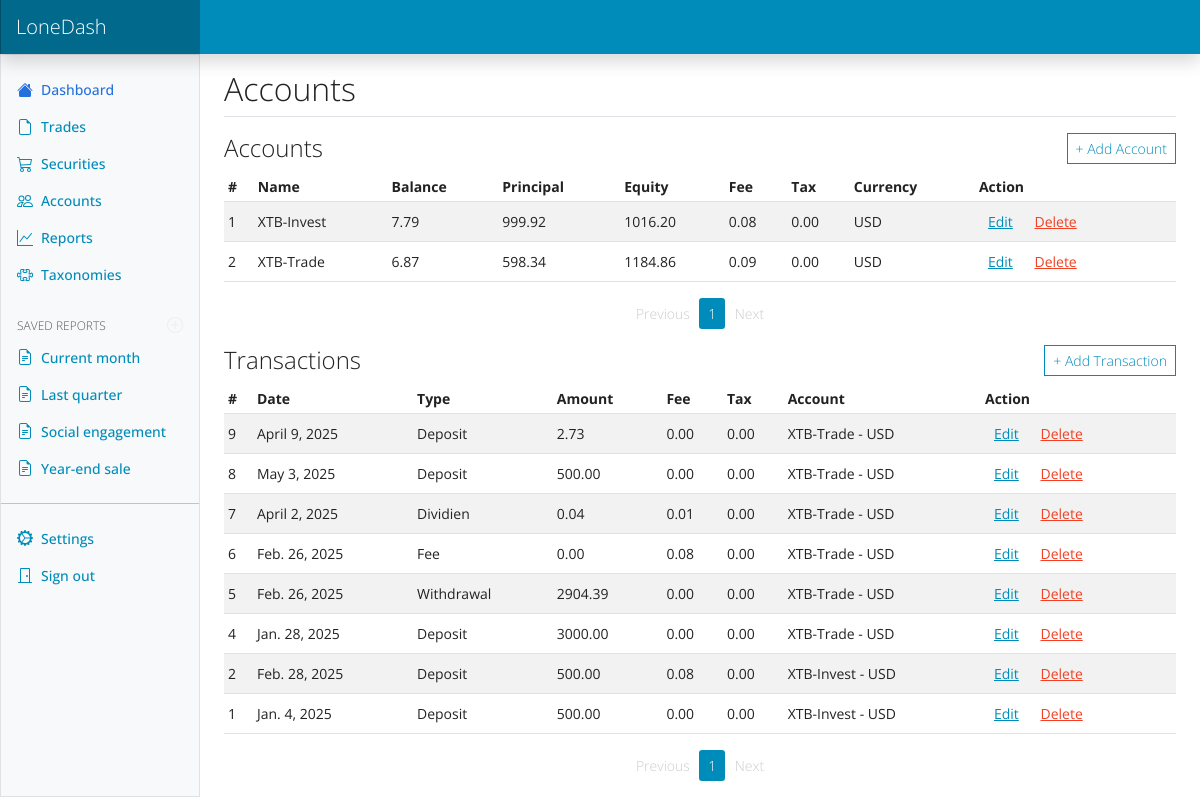
/accounts/ (signed in), run on the app's committed database.
### dash/models.py (models this page shows, shortened)
class Account(models.Model):
    user = models.ForeignKey(User, on_delete=models.CASCADE, related_name='accounts')
    name = models.CharField(max_length=255)
    type = models.CharField(max_length=255, choices=[
        ('deposit', 'Deposit'),
        ('broker', 'Broker'),
    ])
    currency = models.ForeignKey(Currency, on_delete=models.PROTECT,null=True)
    active = models.BooleanField(default=True)
    description = models.TextField(blank=True)
    def __str__(self):
        return f"{self.name} - {self.currency}"
    def __init__(self, *args, **kwargs):
        super().__init__(*args, **kwargs)

class Currency(models.Model):
    code = models.CharField(max_length=10, unique=True)  # 'USD', 'VND', 'JPY'
    name = models.CharField(max_length=100)              # 'US Dollar'
    symbol = models.CharField(max_length=5, blank=True)  # '$'
    def __str__(self):
        return self.code

class Transaction(models.Model):
    account = models.ForeignKey(Account, on_delete=models.CASCADE, related_name='transactions')
    user = models.ForeignKey(User, on_delete=models.CASCADE, related_name='transactions')
    type = models.CharField(max_length=20, choices=[
        ('deposit', 'Deposit'),
        ('withdrawal', 'Withdrawal'),
        ('dividien', 'Dividien'),
        ('interest', 'Interest'),
        ('fee', 'Fee')
    ])
    amount = models.DecimalField(max_digits=16, decimal_places=2, default=0)
    fee = models.DecimalField(max_digits=16, decimal_places=2, default=0)
    tax = models.DecimalField(max_digits=16, decimal_places=2, default=0)
    currency = models.CharField(max_length=50, default='USD')
    date = models.DateField(default=date.today)
    description = models.TextField(blank=True)
    class Meta:
        ordering = ['-date']

### dash/views.py (the view)
# urls.py: path('accounts/', accounts_view, name='accounts'),
def accounts_view(request):
    balances_qs = AccountBalance.objects.filter(date__lte=date.today()).order_by('-date')
    accounts_list = Account.objects.filter(user=request.user).prefetch_related(
        Prefetch('balances', queryset=balances_qs, to_attr='prefetched_balances')
    ).order_by('id')
    for account in accounts_list:
        latest = next((b for b in account.prefetched_balances), None)
        account.balance = latest.balance if latest else 0
        account.principal = latest.principal if latest else 0
        account.equity = latest.equity if latest else 0
        account.fee = latest.fee if latest else 0
        account.tax = latest.tax if latest else 0
    paginator = Paginator(accounts_list, 10)  # 10 per page
    page_number = request.GET.get('page')
    accounts_page = paginator.get_page(page_number)
    transaction_list = Transaction.objects.filter(user=request.user).order_by('-id')
    transactions_paginator = Paginator(transaction_list, 10)
    transactions_page = transactions_paginator.get_page(request.GET.get('txn_page'))
    svg_content = get_icons_svg()
    return render(request, 'accounts.html', {
        'accounts': accounts_page,
        'transactions' : transactions_page,
        'icons_svg': svg_content,
    })

### dash/models.py (called while the page is built)
    @property
    def equity(self):
        return self.balance + self.float

### dash/views.py (called while the page is built)
def get_icons_svg():
    current_dir = os.path.dirname(__file__)
    svg_path = os.path.join(current_dir, 'static', 'icons', 'icons.svg')
    with open(svg_path, 'r', encoding='utf-8') as f:
        return f.read()

### dash/templates/accounts.html (shortened to what this page needs)
{% extends "base.html" %}
{% block content %}
<main class="col-md-9 ms-sm-auto col-lg-10 px-md-4">
  <div class="d-flex justify-content-between flex-wrap flex-md-nowrap align-items-center pt-3 pb-2 mb-3 border-bottom">
    <h2 class="mb-0">Accounts</h2>
  </div>
    <div class="d-flex justify-content-between align-items-center mb-2">
        <h4 class="mb-0">Accounts</h4>
        <button type="button" class="btn btn-sm btn-outline-primary" id="btn-add-account">+ Add Account</button>
    </div>
  <div class="table-responsive small">
    <table class="table table-striped table-sm table-hover">
      <thead>
        <tr>
          <th scope="col">#</th>
          <th scope="col">Name</th>
          <th scope="col">Balance</th>
          <th scope="col">Principal</th>
          <th scope="col">Equity</th>
          <th scope="col">Fee</th>
          <th scope="col">Tax</th>
          <th scope="col">Currency</th>
          <th scope="col">Action</th>
        </tr>
      </thead>
      <tbody>
        {% for account in accounts %}
        <tr>
          <td>{{ forloop.counter }}</td>
          <td>{{ account.name }}</td>
          <td>{{ account.balance }}</td>
          <td>{{ account.principal }}</td>
          <td>{{ account.equity }}</td>
          <td>{{ account.fee }}</td>
          <td>{{ account.tax }}</td>
          <td>{{ account.currency }}</td>
          <td>
            <button class="btn btn-sm btn-link btn-edit_account" data-id="{{ account.id }}">Edit</button>
            <button class="btn btn-sm btn-link text-danger btn-delete_account"
              data-id="{{ account.id }}">Delete</button>
          </td>
        </tr>
        {% empty %}
        <tr>
          <td colspan="9" class="text-center">No accounts found.</td>
        </tr>
        {% endfor %}
      </tbody>
    </table>
  </div>
  <nav>
    <ul class="pagination pagination-sm justify-content-center">
      {% if accounts.has_previous %}
      <li class="page-item">
        <a class="page-link" href="?page={{ accounts.previous_page_number }}">Previous</a>
      </li>
      {% else %}
      <li class="page-item disabled">
        <span class="page-link">Previous</span>
      </li>
      {% endif %}
      {% for num in accounts.paginator.page_range %}
      <li class="page-item {% if accounts.number == num %}active{% endif %}">
        <a class="page-link" href="?page={{ num }}">{{ num }}</a>
      </li>
      {% endfor %}
      {% if accounts.has_next %}
      <li class="page-item">
        <a class="page-link" href="?page={{ accounts.next_page_number }}">Next</a>
      </li>
      {% else %}
      <li class="page-item disabled">
        <span class="page-link">Next</span>
      </li>
      {% endif %}
    </ul>
  </nav>
      <div class="d-flex justify-content-between align-items-center mb-2">
        <h4 class="mb-0">Transactions</h4>
        <button type="button" class="btn btn-sm btn-outline-primary" id="btn-add-transaction">+ Add Transaction</button>
    </div>
  <div class="table-responsive small">
    <table class="table table-striped table-sm table-hover">
      <thead>
        <tr>
          <th scope="col">#</th>
          <th scope="col">Date</th>
          <th scope="col">Type</th>
          <th scope="col">Amount</th>
          <th scope="col">Fee</th>
          <th scope="col">Tax</th>
          <th scope="col">Account</th>
          <th scope="col">Action</th>
        </tr>
      </thead>
      <tbody>
        {% for transaction in transactions %}
        <tr>
          <td>{{ transaction.id }}</td>
          <td>{{ transaction.date }}</td>
          <td>{{ transaction.get_type_display }}</td>
          <td>{{ transaction.amount}}</td>
          <td>{{ transaction.fee}}</td>
          <td>{{ transaction.tax}}</td>
          <td>{{ transaction.account }}</td>
          <td>
            <button class="btn btn-sm btn-link btn-edit-transaction" data-id="{{ transaction.id }} "
              data-csrf-token="{{ csrf_token }}">Edit</button>
            <button class="btn btn-sm btn-link text-danger btn-delete-transaction" data-id="{{ transaction.id }}"
              data-csrf-token="{{ csrf_token }}">Delete</button>
          </td>
        </tr>
        {% empty %}
        <tr>
          <td colspan="8" class="text-center">No transaction found.</td>
        </tr>
        {% endfor %}
      </tbody>
    </table>
  </div>
  <nav>
    <ul class="pagination pagination-sm justify-content-center">
      {% if transactions.has_previous %}
      <li class="page-item">
        <a class="page-link" href="?txn_page={{ transactions.previous_page_number }}">Previous</a>
      </li>
      {% else %}
      <li class="page-item disabled"><span class="page-link">Previous</span></li>
      {% endif %}
      {% for num in transactions.paginator.page_range %}
      <li class="page-item {% if transactions.number == num %}active{% endif %}">
        <a class="page-link" href="?txn_page={{ num }}">{{ num }}</a>
      </li>
      {% endfor %}
      {% if transactions.has_next %}
      <li class="page-item">
        <a class="page-link" href="?txn_page={{ transactions.next_page_number }}">Next</a>
      </li>
      {% else %}
      <li class="page-item disabled"><span class="page-link">Next</span></li>
      {% endif %}
    </ul>
  </nav>
</main>
{% endblock %}
{% block page_scripts %}
{% load static %}
{% endblock %}

### dash/static/css/style.css (style rules this page uses)
.table td { vertical-align: middle; }

### data on the page
Account: name "XTB-Invest", balance "7.79", principal "999.92", equity "1016.20", fee "0.08", tax "0.00", currency "USD"
Account: name "XTB-Trade", balance "6.87", principal "598.34", equity "1184.86", fee "0.09", tax "0.00", currency "USD"

### other printed values
{{ num }} "1"
